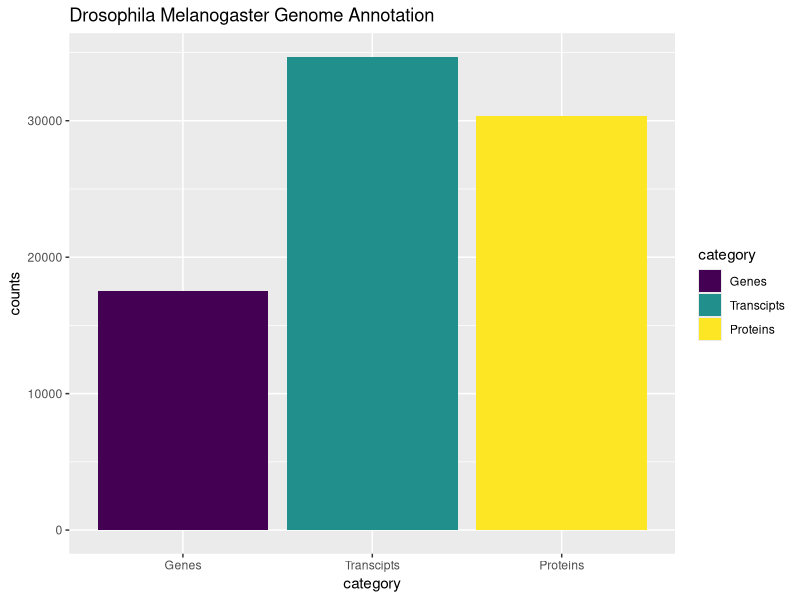

Reproduce this figure in R.
library(ggplot2)

data <- read.csv('ensembl-gtp.csv')
df <- as.data.frame(data)

unique_genes <- unique(df$gene)
unique_transcripts <- unique(df$transcript)
unique_proteins <- unique(df$protein)

gene_count <- length(unique_genes)
transcript_count <- length(unique_transcripts)
protein_count <- length(unique_proteins)

category_list <- c('Genes','Transcipts','Proteins')
category <- factor(category_list, ordered = TRUE,levels = c('Genes','Transcipts','Proteins'))
counts <- c(gene_count,transcript_count,protein_count)

df_counts <- data.frame(category,counts)

ggplot(df_counts, aes(x=category,y=counts)) + geom_col(aes(fill=category)) + ggtitle('Drosophila Melanogaster Genome Annotation')
